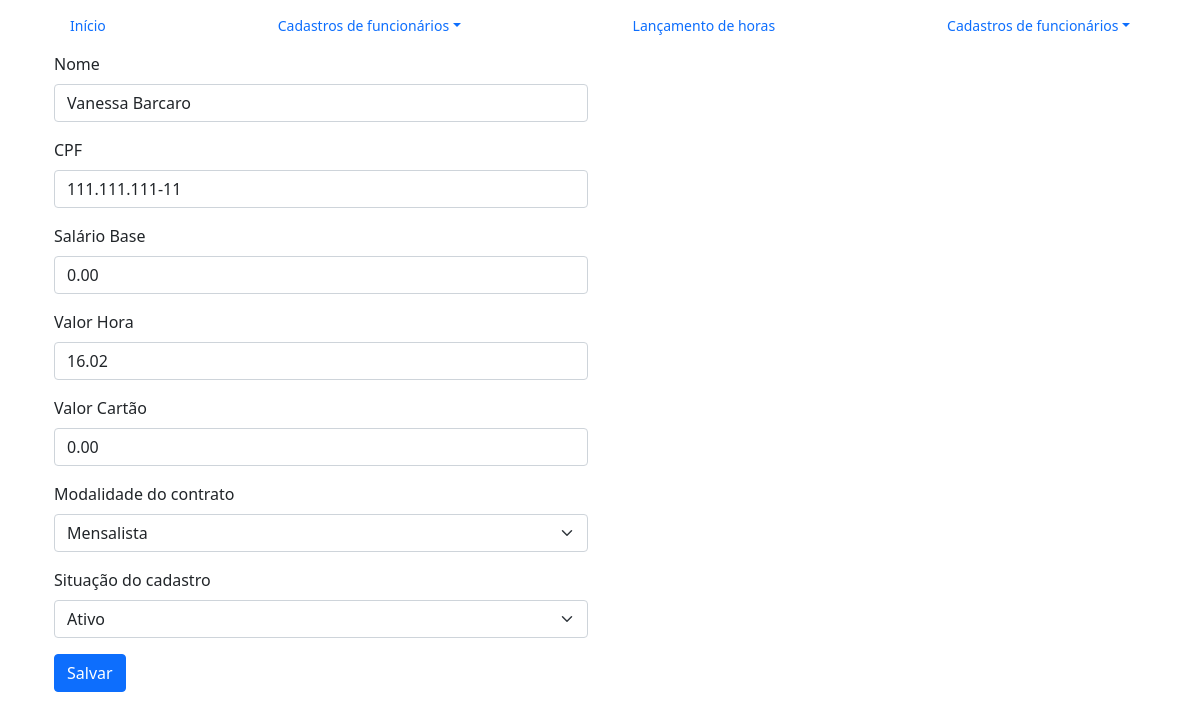
/editar/11/, run on the app's committed database.
### cadastro/models.py (models this page shows, shortened)
class Cadastro(models.Model):
    nome = models.CharField(verbose_name='Nome', max_length=70)
    cpf = models.CharField(verbose_name='CPF', max_length=14, unique=True)
    salario_base = models.DecimalField(max_digits=10, decimal_places=2)
    valor_hora = models.DecimalField(max_digits=10, decimal_places=2)
    valor_cartao = models.DecimalField(max_digits=10, decimal_places=2)
    modalidade_contrato = models.CharField(
        verbose_name='Modalidade do contrato',
        max_length=10,
        choices=ModalidadeEscolha.choices,
        default=ModalidadeEscolha.DIARISTA
    )
    situacao_cadastro = models.CharField(
        verbose_name='Situação do cadastro',
        max_length=12,
        choices=SituacaoCadastro.choices,
        default=SituacaoCadastro.ATIVO
    )
    criado_em = models.DateTimeField(verbose_name='Criado em', auto_now_add=True)
    editado_em = models.DateTimeField(verbose_name='editado em', auto_now=True)

### cadastro/views.py (the view)
# urls.py: path('editar/<int:pk>/', editar_funcionario, name='editar_funcionario'),
def editar_funcionario(request, pk):
    funcionario = get_object_or_404(Cadastro, pk=pk)
    if request.method == 'POST':
        form = CadastrarForm(request.POST, instance=funcionario)
        if form.is_valid():
            form.save()
            return redirect('buscar_funcionario')  # redireciona para a busca novamente
    else:
        form = CadastrarForm(instance=funcionario)
    return render(request, 'editar_funcionario.html', {'form': form, 'funcionario': funcionario})

### cadastro/forms.py
class CadastrarForm(forms.ModelForm):
    valor_hora = MoneyFormField(label='Valor Hora')
    salario_base = MoneyFormField(label='Salário Base')
    valor_cartao = MoneyFormField(label='Valor Cartão')
    class Meta:
        model = Cadastro
        fields = [
            'nome',
            'cpf',
            'salario_base',
            'valor_hora',
            'valor_cartao',
            'modalidade_contrato',
            'situacao_cadastro',
        ]
        widgets = {
            'nome': forms.TextInput(attrs={
                'class': 'form-control',
                'placeholder': 'Digite aqui seu nome'
            }),
            'cpf': forms.TextInput(attrs={
                'class': 'form-control cpf-mask',
                'placeholder': '000.000.000-00'
            }),
            'modalidade_contrato': forms.Select(attrs={
                'class': 'form-select',
            }),
            'situacao_cadastro': forms.Select(attrs={
                'class': 'form-select',
            }),
        }

### cadastro/templates/editar_funcionario.html (shortened to what this page needs)
{% extends "base.html" %}
{% load bootstrap5 %}
{% block conteudo %}
<main class="container">
  <div class="row mb-2">
    <div class="col-md-6">
        <form action="" method="post">
            {% bootstrap_form form %}
            <button class="btn btn-primary" type="submit">Salvar</button>
        </form>
    </div>
  </div>
</main>
{% endblock %}

### data on the page
Cadastro: nome "Vanessa Barcaro", cpf "111.111.111-11", salario_base "0.00", valor_hora "16.02", valor_cartao "0.00", modalidade_contrato "Mensalista", situacao_cadastro "Ativo"
